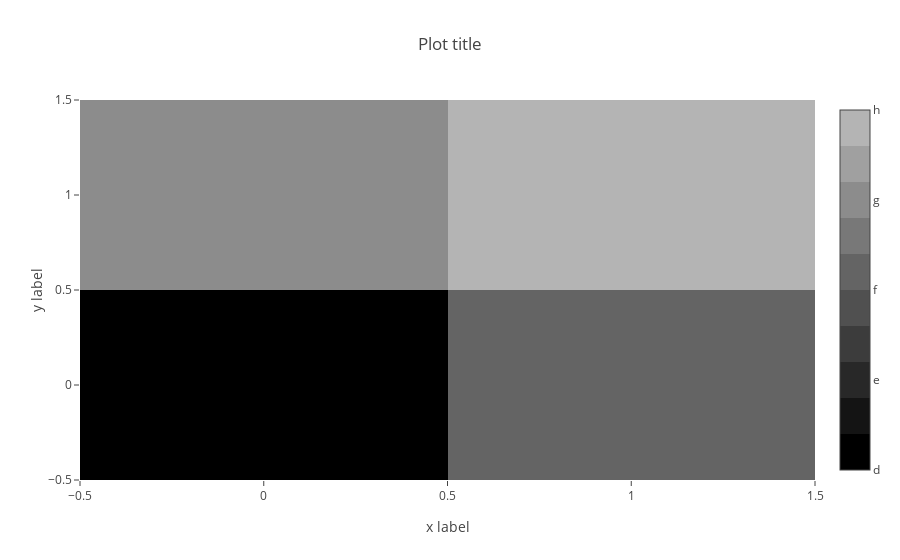

The notebook cell saved with this chart:
### Code cell
# plot_heatmap(
#   [[3,5],[6,7]],
#   ticktext=['a', 'b', 'c', 'd', 'e', 'f', 'g', 'h', 'i'],
#   title='Plot title',
#   xlabel='x label',
#   ylabel='y label',
#   colorscale= [
#         [0, 'rgb(0, 0, 0)'],
#         [0.1, 'rgb(0, 0, 0)'],
#         [0.1, 'rgb(20, 20, 20)'],
#         [0.2, 'rgb(20, 20, 20)'],
#         [0.2, 'rgb(40, 40, 40)'],
#         [0.3, 'rgb(40, 40, 40)'],
#         [0.3, 'rgb(60, 60, 60)'],
#         [0.4, 'rgb(60, 60, 60)'],
#         [0.4, 'rgb(80, 80, 80)'],
#         [0.5, 'rgb(80, 80, 80)'],
#         [0.5, 'rgb(100, 100, 100)'],
#         [0.6, 'rgb(100, 100, 100)'],
#         [0.6, 'rgb(120, 120, 120)'],
#         [0.7, 'rgb(120, 120, 120)'],
#         [0.7, 'rgb(140, 140, 140)'],
#         [0.8, 'rgb(140, 140, 140)'],
#         [0.8, 'rgb(160, 160, 160)'],
#         [0.9, 'rgb(160, 160, 160)'],
#         [0.9, 'rgb(180, 180, 180)'],
#         [1.0, 'rgb(180, 180, 180)'],
#     ],
# )

### Figure 1 — Plotly figure (JSON) as saved in the notebook; plotly's stock layout.template omitted (floating-point values rounded to 4 significant figures)
{"data": [{"colorbar": {"tickmode": "array", "ticktext": ["a", "b", "c", "d", "e", "f", "g", "h", "i"], "tickvals": [0, 1, 2, 3, 4, 5, 6, 7, 8]}, "colorscale": [[0, "rgb(0, 0, 0)"], [0.1, "rgb(0, 0, 0)"], [0.1, "rgb(20, 20, 20)"], [0.2, "rgb(20, 20, 20)"], [0.2, "rgb(40, 40, 40)"], [0.3, "rgb(40, 40, 40)"], [0.3, "rgb(60, 60, 60)"], [0.4, "rgb(60, 60, 60)"], [0.4, "rgb(80, 80, 80)"], [0.5, "rgb(80, 80, 80)"], [0.5, "rgb(100, 100, 100)"], [0.6, "rgb(100, 100, 100)"], [0.6, "rgb(120, 120, 120)"], [0.7, "rgb(120, 120, 120)"], [0.7, "rgb(140, 140, 140)"], [0.8, "rgb(140, 140, 140)"], [0.8, "rgb(160, 160, 160)"], [0.9, "rgb(160, 160, 160)"], [0.9, "rgb(180, 180, 180)"], [1, "rgb(180, 180, 180)"]], "showscale": true, "type": "heatmap", "uid": "f100c0a0-7be7-4b2d-8385-958dfd927f81", "z": [[3, 5], [6, 7]]}], "layout": {"title": {"text": "Plot title"}, "xaxis": {"title": {"text": "x label"}}, "yaxis": {"title": {"text": "y label"}}}}
